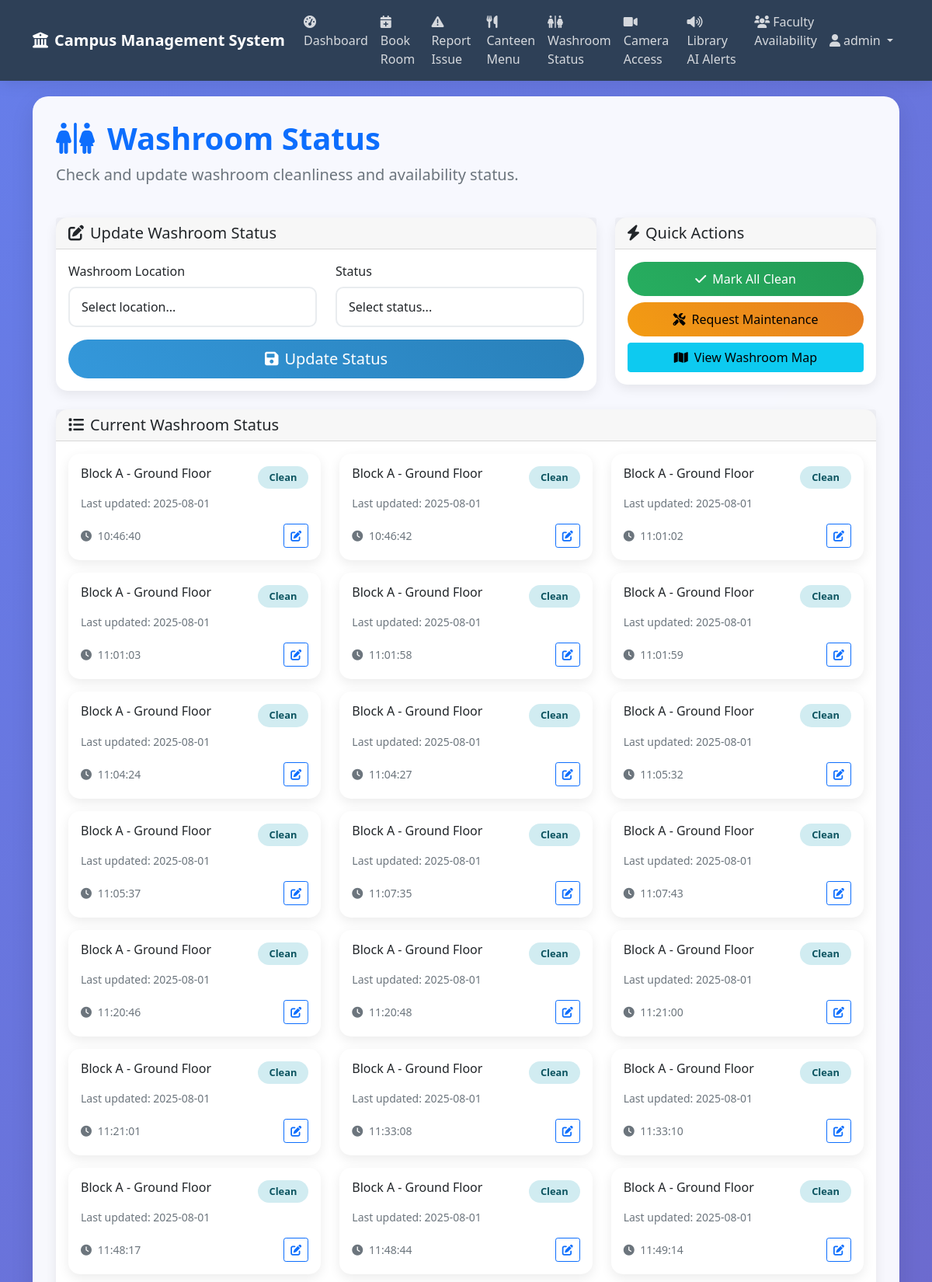
/washroom_status (signed in, upper part), run on the app's committed database.
### tables this page shows
CREATE TABLE washroom_status (
            id INTEGER PRIMARY KEY AUTOINCREMENT,
            location TEXT,
            status TEXT DEFAULT 'clean',
            photo_path TEXT,
            last_updated TIMESTAMP DEFAULT CURRENT_TIMESTAMP
        );

### app.py (the view, shortened to what this page needs)
@app.route('/washroom_status', methods=['GET', 'POST'])
def washroom_status():
    if 'user_id' not in session:
        return redirect(url_for('login'))
    conn = get_db_connection()
    washrooms = conn.execute('SELECT * FROM washroom_status ORDER BY location').fetchall()
    conn.close()
    return render_template('washroom_status.html', washrooms=washrooms)

### app.py (called while the page is built)
def get_db_connection():
    conn = sqlite3.connect('campus.db')
    conn.row_factory = sqlite3.Row
    return conn

### templates/washroom_status.html (shortened to what this page needs)
{% extends "base.html" %}
{% block content %}
<div class="main-container">
    <div class="row mb-4">
        <div class="col-md-12">
            <h1 class="display-6 fw-bold text-primary">
                <i class="fas fa-restroom me-3"></i>Washroom Status
            </h1>
            <p class="lead text-muted">Check and update washroom cleanliness and availability status.</p>
        </div>
    </div>
    <div class="row mb-4">
        <div class="col-md-8">
            <div class="card">
                <div class="card-header">
                    <h5 class="card-title mb-0">
                        <i class="fas fa-edit me-2"></i>Update Washroom Status
                    </h5>
                </div>
                <div class="card-body">
                    <form method="POST">
                        <div class="row">
                            <div class="col-md-6 mb-3">
                                <label for="location" class="form-label">Washroom Location</label>
                                <select class="form-control" id="location" name="location" required>
                                    <option value="">Select location...</option>
                                </select>
                            </div>
                            <div class="col-md-6 mb-3">
                                <label for="status" class="form-label">Status</label>
                                <select class="form-control" id="status" name="status" required>
                                    <option value="">Select status...</option>
                                </select>
                            </div>
                        </div>
                        <div class="d-grid">
                            <button type="submit" class="btn btn-primary btn-lg">
                                <i class="fas fa-save me-2"></i>Update Status
                            </button>
                        </div>
                    </form>
                </div>
            </div>
        </div>
        <div class="col-md-4">
            <div class="card">
                <div class="card-header">
                    <h5 class="card-title mb-0">
                        <i class="fas fa-bolt me-2"></i>Quick Actions
                    </h5>
                </div>
                <div class="card-body">
                    <div class="d-grid gap-2">
                        <button class="btn btn-success" onclick="markAllClean()">
                            <i class="fas fa-check me-2"></i>Mark All Clean
                        </button>
                        <button class="btn btn-warning" onclick="requestMaintenance()">
                            <i class="fas fa-tools me-2"></i>Request Maintenance
                        </button>
                        <button class="btn btn-info" onclick="viewWashroomMap()">
                            <i class="fas fa-map me-2"></i>View Washroom Map
                        </button>
                    </div>
                </div>
            </div>
        </div>
    </div>
    <div class="row">
        <div class="col-md-12">
            <div class="card">
                <div class="card-header">
                    <h5 class="card-title mb-0">
                        <i class="fas fa-list me-2"></i>Current Washroom Status
                    </h5>
                </div>
                <div class="card-body">
                    {% if washrooms %}
                        <div class="row">
                            {% for washroom in washrooms %}
                            <div class="col-md-6 col-lg-4 mb-3">
                                <div class="card h-100">
                                    <div class="card-body">
                                        <div class="d-flex justify-content-between align-items-start mb-2">
                                            <h6 class="card-title mb-0">{{ washroom.location }}</h6>
                                            <span class="status-badge status-{{ washroom.status }}">
                                                {{ washroom.status.title() }}
                                            </span>
                                        </div>
                                        <p class="card-text text-muted small">
                                            Last updated: {{ washroom.last_updated.split(' ')[0] if washroom.last_updated else 'N/A' }}
                                        </p>
                                        <div class="d-flex justify-content-between align-items-center">
                                            <small class="text-muted">
                                                <i class="fas fa-clock me-1"></i>
                                                {{ washroom.last_updated.split(' ')[1] if washroom.last_updated else 'N/A' }}
                                            </small>
                                            <button class="btn btn-sm btn-outline-primary" onclick="updateWashroomStatus('{{ washroom.location }}')">
                                                <i class="fas fa-edit"></i>
                                            </button>
                                        </div>
                                    </div>
                                </div>
                            </div>
                            {% endfor %}
                        </div>
                    {% else %}
                        <div class="text-center p-4">
                            <i class="fas fa-restroom fa-3x text-muted mb-3"></i>
                            <p class="text-muted">No washroom status found</p>
                            <p class="text-muted">Update washroom status to get started.</p>
                        </div>
                    {% endif %}
                </div>
            </div>
        </div>
    </div>
</div>
{% endblock %}

### templates/base.html (style rules this page uses)
:root { --primary-color: #2c3e50; --secondary-color: #3498db; --accent-color: #e74c3c; --success-color: #27ae60; --warning-color: #f39c12; --light-bg: #ecf0f1; }
body { background: linear-gradient(135deg, #667eea 0%, #764ba2 100%); min-height: 100vh; font-family: 'Segoe UI', Tahoma, Geneva, Verdana, sans-serif; }
.main-container { background: rgba(255,255,255,0.95); border-radius: 20px; box-shadow: 0 10px 30px rgba(0,0,0,0.1); margin: 20px auto; padding: 30px; backdrop-filter: blur(10px); }
.card { border: none; border-radius: 15px; box-shadow: 0 5px 15px rgba(0,0,0,0.08); transition: transform 0.3s ease, box-shadow 0.3s ease; }
.btn-primary { background: linear-gradient(45deg, var(--secondary-color), #2980b9); border: none; border-radius: 25px; padding: 10px 25px; transition: all 0.3s ease; }
.btn-success { background: linear-gradient(45deg, var(--success-color), #229954); border: none; border-radius: 25px; padding: 10px 25px; }
.btn-warning { background: linear-gradient(45deg, var(--warning-color), #e67e22); border: none; border-radius: 25px; padding: 10px 25px; }
.form-control { border-radius: 10px; border: 2px solid #e9ecef; padding: 12px 15px; transition: all 0.3s ease; }
.status-badge { padding: 5px 15px; border-radius: 20px; font-size: 0.8em; font-weight: bold; }
.status-clean { background-color: #d1ecf1; color: #0c5460; }

### data on the page
washroom_status: location "Block A - Ground Floor", status "Clean", last_updated "2025-08-01", last_updated "10:46:40"
washroom_status: location "Block A - Ground Floor", status "Clean", last_updated "2025-08-01", last_updated "10:46:42"
washroom_status: location "Block A - Ground Floor", status "Clean", last_updated "2025-08-01", last_updated "11:01:02"
washroom_status: location "Block A - Ground Floor", status "Clean", last_updated "2025-08-01", last_updated "11:01:03"
washroom_status: location "Block A - Ground Floor", status "Clean", last_updated "2025-08-01", last_updated "11:01:58"
washroom_status: location "Block A - Ground Floor", status "Clean", last_updated "2025-08-01", last_updated "11:01:59"
washroom_status: location "Block A - Ground Floor", status "Clean", last_updated "2025-08-01", last_updated "11:04:24"
washroom_status: location "Block A - Ground Floor", status "Clean", last_updated "2025-08-01", last_updated "11:04:27"
washroom_status: location "Block A - Ground Floor", status "Clean", last_updated "2025-08-01", last_updated "11:05:32"
washroom_status: location "Block A - Ground Floor", status "Clean", last_updated "2025-08-01", last_updated "11:05:37"
washroom_status: location "Block A - Ground Floor", status "Clean", last_updated "2025-08-01", last_updated "11:07:35"
washroom_status: location "Block A - Ground Floor", status "Clean", last_updated "2025-08-01", last_updated "11:07:43"
washroom_status: location "Block A - Ground Floor", status "Clean", last_updated "2025-08-01", last_updated "11:20:46"
washroom_status: location "Block A - Ground Floor", status "Clean", last_updated "2025-08-01", last_updated "11:20:48"
washroom_status: location "Block A - Ground Floor", status "Clean", last_updated "2025-08-01", last_updated "11:21:00"
washroom_status: location "Block A - Ground Floor", status "Clean", last_updated "2025-08-01", last_updated "11:21:01"
washroom_status: location "Block A - Ground Floor", status "Clean", last_updated "2025-08-01", last_updated "11:33:08"
washroom_status: location "Block A - Ground Floor", status "Clean", last_updated "2025-08-01", last_updated "11:33:10"
washroom_status: location "Block A - Ground Floor", status "Clean", last_updated "2025-08-01", last_updated "11:48:17"
washroom_status: location "Block A - Ground Floor", status "Clean", last_updated "2025-08-01", last_updated "11:48:44"
washroom_status: location "Block A - Ground Floor", status "Clean", last_updated "2025-08-01", last_updated "11:49:14"

### other printed values
{{ session.username }} "admin"
